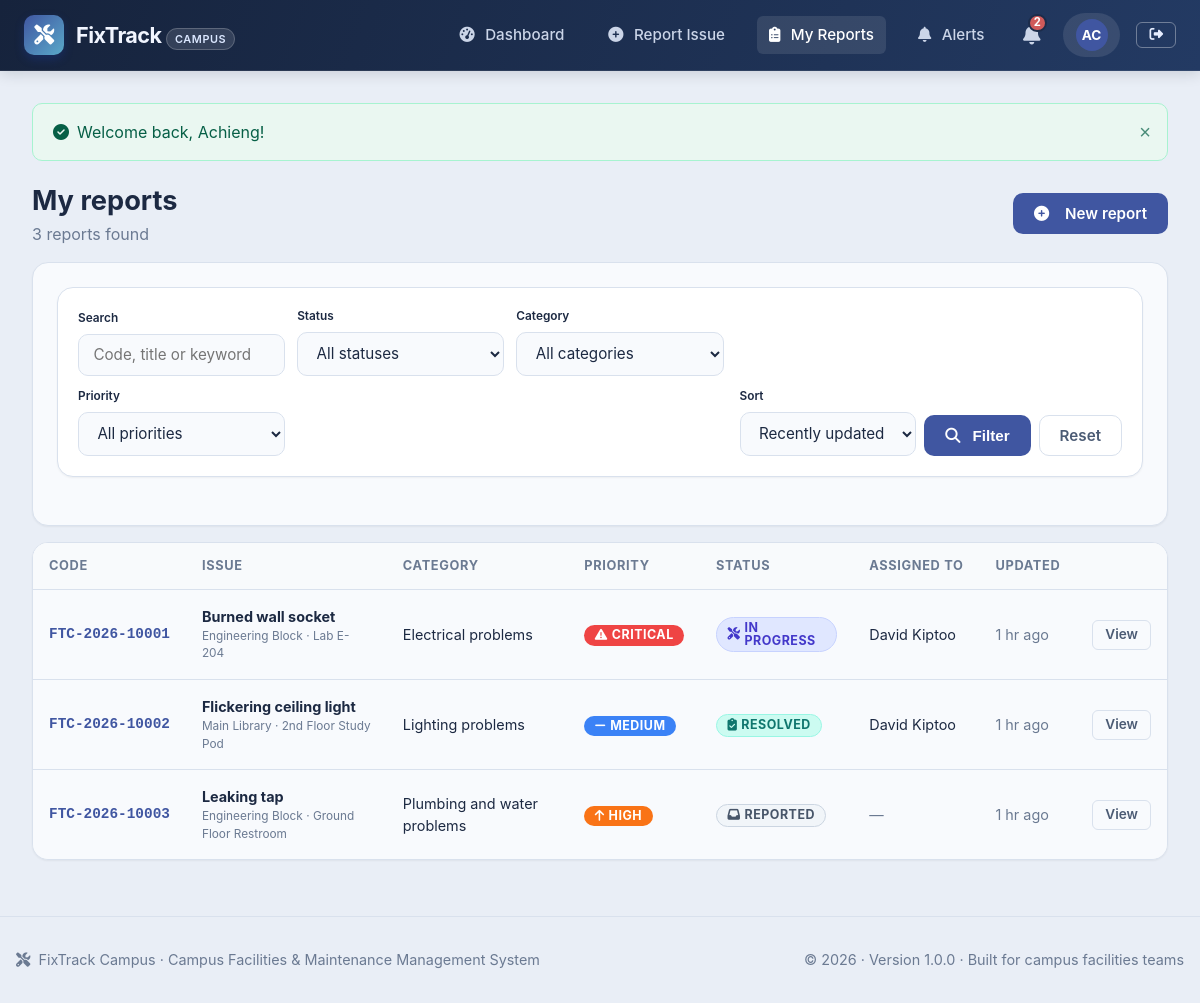
/student/reports.php (signed in), run on the app's committed database.
### tables this page shows
CREATE TABLE reports (
    id INT AUTO_INCREMENT PRIMARY KEY,
    tracking_code VARCHAR(30) NOT NULL UNIQUE,
    student_id INT NULL,                        
    guest_name VARCHAR(100) NULL,
    guest_email VARCHAR(150) NULL,
    guest_token VARCHAR(64) NULL UNIQUE,        
    is_guest TINYINT(1) NOT NULL DEFAULT 0,
    category_id INT NOT NULL,
    facility_id INT NOT NULL,
    room_number VARCHAR(100) NOT NULL,
    title VARCHAR(200) NOT NULL,
    description TEXT NOT NULL,
    priority ENUM('low', 'medium', 'high', 'critical') NOT NULL DEFAULT 'medium',
    status ENUM('REPORTED', 'UNDER REVIEW', 'APPROVED', 'ASSIGNED', 'IN PROGRESS',
                'RESOLVED', 'VERIFIED', 'CLOSED', 'REJECTED') NOT NULL DEFAULT 'REPORTED',
    deadline DATETIME NULL,
    rejection_reason TEXT NULL,
    resolved_at DATETIME NULL,
    verified_at DATETIME NULL,
    closed_at DATETIME NULL,
    created_at DATETIME NOT NULL DEFAULT CURRENT_TIMESTAMP,
    updated_at DATETIME NOT NULL DEFAULT CURRENT_TIMESTAMP ON UPDATE CURRENT_TIMESTAMP,
    CONSTRAINT fk_report_student FOREIGN KEY (student_id) REFERENCES users(id) ON DELETE CASCADE,
    CONSTRAINT fk_report_category FOREIGN KEY (category_id) REFERENCES categories(id) ON DELETE RESTRICT,
    CONSTRAINT fk_report_facility FOREIGN KEY (facility_id) REFERENCES facilities(id) ON DELETE RESTRICT,
    INDEX idx_report_tracking (tracking_code),
    INDEX idx_report_status (status),
    INDEX idx_report_priority (priority)
);

CREATE TABLE facilities (
    id INT AUTO_INCREMENT PRIMARY KEY,
    name VARCHAR(150) NOT NULL,
    building_code VARCHAR(30) NOT NULL UNIQUE,
    campus_zone VARCHAR(100) NOT NULL,
    description TEXT NULL,
    total_floors INT DEFAULT 1,
    is_active TINYINT(1) NOT NULL DEFAULT 1,
    created_at DATETIME NOT NULL DEFAULT CURRENT_TIMESTAMP
);

CREATE TABLE categories (
    id INT AUTO_INCREMENT PRIMARY KEY,
    name VARCHAR(100) NOT NULL,
    slug VARCHAR(100) NOT NULL UNIQUE,
    description TEXT NULL,
    icon VARCHAR(50) NOT NULL DEFAULT 'wrench',
    default_priority ENUM('low', 'medium', 'high', 'critical') DEFAULT 'medium',
    default_sla_hours INT DEFAULT 48,
    is_active TINYINT(1) DEFAULT 1,
    created_at DATETIME NOT NULL DEFAULT CURRENT_TIMESTAMP
);

CREATE TABLE users (
    id INT AUTO_INCREMENT PRIMARY KEY,
    full_name VARCHAR(100) NOT NULL,
    email VARCHAR(150) NOT NULL UNIQUE,
    password_hash VARCHAR(255) NOT NULL,
    role ENUM('student', 'admin', 'technician') NOT NULL DEFAULT 'student',
    phone VARCHAR(30) NULL,
    identifier VARCHAR(50) NULL,
    specialization VARCHAR(100) NULL,
    is_active TINYINT(1) NOT NULL DEFAULT 1,
    created_at DATETIME NOT NULL DEFAULT CURRENT_TIMESTAMP,
    updated_at DATETIME NOT NULL DEFAULT CURRENT_TIMESTAMP ON UPDATE CURRENT_TIMESTAMP,
    INDEX idx_user_role (role)
);

### student/reports.php (the view, shortened to what this page needs)
<?php
require_once __DIR__ . '/../includes/functions.php';
$pdo = get_db();
$uid = (int)$_SESSION['user_id'];
$q        = trim($_GET['q'] ?? '');
$page     = max(1, (int)($_GET['page'] ?? 1));
$perPage  = 10;
$where = ['r.student_id = ?'];
$params = [$uid];
$whereSql = implode(' AND ', $where);
$countStmt = $pdo->prepare("SELECT COUNT(*) FROM reports r WHERE $whereSql");
$countStmt->execute($params);
$totalRows = (int)$countStmt->fetchColumn();
$pages = max(1, (int)ceil($totalRows / $perPage));
$page = min($page, $pages);
$offset = ($page - 1) * $perPage;
$sort = $_GET['sort'] ?? 'updated';
$orderBy = [
    'updated'  => 'r.updated_at DESC',
    'newest'   => 'r.created_at DESC',
    'oldest'   => 'r.created_at ASC',
    'priority' => "FIELD(r.priority,'critical','high','medium','low') ASC",
][$sort] ?? 'r.updated_at DESC';
$stmt = $pdo->prepare("
    SELECT r.*, c.name AS category_name, f.name AS facility_name,
           a.full_name AS technician_name
    FROM reports r
    JOIN categories c ON c.id = r.category_id
    JOIN facilities f ON f.id = r.facility_id
    LEFT JOIN assignments asg ON asg.report_id = r.id AND asg.status <> 'reassigned'
    LEFT JOIN users a ON a.id = asg.technician_id
    WHERE $whereSql
    ORDER BY $orderBy
    LIMIT $perPage OFFSET $offset
");
$stmt->execute($params);
$reports = $stmt->fetchAll();
include __DIR__ . '/../includes/header.php';
?>
<div class="d-flex justify-between align-center mb-4" style="flex-wrap:wrap;gap:1rem">
    <div><h1 style="font-size:1.7rem">My reports</h1><p class="text-muted"><?= (int)$totalRows ?> report<?= $totalRows === 1 ? '' : 's' ?> found</p></div>
    <a href="<?= e(url('student/report-new.php')) ?>" class="btn btn-primary"><i class="fas fa-circle-plus mr-2"></i>New report</a>
</div>
<div class="card mb-4">
    <div class="card-body">
        <form method="get" action="<?= e(url('student/reports.php')) ?>" class="filter-toolbar">
            <div class="filter-grid" style="flex:1">
                <div class="form-group mb-0">
                    <label class="form-label x-small">Search</label>
                    <input class="form-control" type="search" name="q" value="<?= e($q) ?>" placeholder="Code, title or keyword">
                </div>
                <div class="form-group mb-0">
                    <label class="form-label x-small">Status</label>
                    <select class="form-control" name="status">
                        <option value="">All statuses</option>
                    </select>
                </div>
                <div class="form-group mb-0">
                    <label class="form-label x-small">Category</label>
                    <select class="form-control" name="category">
                        <option value="">All categories</option>
                    </select>
                </div>
                <div class="form-group mb-0">
                    <label class="form-label x-small">Priority</label>
                    <select class="form-control" name="priority">
                        <option value="">All priorities</option>
                    </select>
                </div>
            </div>
            <div class="toolbar-actions">
                <div class="form-group mb-0"><label class="form-label x-small">Sort</label>
                    <select class="form-control" name="sort">
                        <option value="updated" <?= $sort === 'updated' ? 'selected' : '' ?>>Recently updated</option>
                    </select>
                </div>
                <button class="btn btn-primary" type="submit"><i class="fas fa-magnifying-glass mr-1"></i>Filter</button>
                <a class="btn btn-outline" href="<?= e(url('student/reports.php')) ?>">Reset</a>
            </div>
        </form>
    </div>
</div>
<div class="card">
    <div class="card-body p-0">
        <?php if (!$reports): ?>
            <div class="empty-state"><i class="fas fa-magnifying-glass"></i><h3>No reports match your filters</h3><p>Try changing your search or submit a new report.</p></div>
        <?php else: ?>
        <div class="table-responsive"><table class="table" id="reportsTable">
            <thead><tr><th>Code</th><th>Issue</th><th>Category</th><th>Priority</th><th>Status</th><th>Assigned to</th><th>Updated</th><th></th></tr></thead>
            <tbody>
            <?php foreach ($reports as $r): ?>
                <tr>
                    <td class="tracking-code"><?= e($r['tracking_code']) ?></td>
                    <td><strong><?= e(mb_substr($r['title'], 0, 60)) ?></strong><div class="x-small text-muted"><?= e($r['facility_name']) ?> &middot; <?= e($r['room_number']) ?></div></td>
                    <td class="small"><?= e($r['category_name']) ?></td>
                    <td><?= format_priority_badge($r['priority']) ?></td>
                    <td><?= format_status_badge($r['status']) ?><?php if (is_overdue($r['deadline'], $r['status'])): ?><div class="mt-1"><span class="badge badge-overdue">Overdue</span></div><?php endif; ?></td>
                    <td class="small"><?= $r['technician_name'] ? e($r['technician_name']) : '<span class="text-muted">&mdash;</span>' ?></td>
                    <td class="small text-muted nowrap"><?= e(time_ago($r['updated_at'])) ?></td>
                    <td><a href="<?= e(url('student/report-view.php?id=' . (int)$r['id'])) ?>" class="btn btn-outline btn-sm">View</a></td>
                </tr>
            <?php endforeach; ?>
            </tbody>
        </table></div>
        <?php endif; ?>
    </div>
</div>
<?php include __DIR__ . '/../includes/footer.php'; ?>

### includes/functions.php (shortened to what this page needs)
<?php
function url(string $path = ''): string {
    return rtrim(BASE_URL, '/') . '/' . ltrim($path, '/');
}
function e(?string $value): string {
    return htmlspecialchars((string)($value ?? ''), ENT_QUOTES, 'UTF-8');
}
function format_status_badge(string $status): string {
    $colorClass = 'badge-secondary';
    $icon = 'info-circle';
    switch (strtoupper($status)) {
        case STATUS_REPORTED:
            $colorClass = 'badge-status-reported';
            $icon = 'inbox';
            break;
        case STATUS_IN_PROGRESS:
            $colorClass = 'badge-status-inprogress';
            $icon = 'tools';
            break;
        case STATUS_RESOLVED:
            $colorClass = 'badge-status-resolved';
            $icon = 'clipboard-check';
            break;
    }
    return '<span class="badge ' . $colorClass . '"><i class="fas fa-' . $icon . ' mr-1"></i> ' . e($status) . '</span>';
}
function format_priority_badge(string $priority): string {
    $p = strtolower($priority);
    $colorClass = 'badge-secondary';
    $icon = 'flag';
    switch ($p) {
        case 'critical':
            $colorClass = 'badge-priority-critical';
            $icon = 'exclamation-triangle';
            break;
        case 'high':
            $colorClass = 'badge-priority-high';
            $icon = 'arrow-up';
            break;
        case 'medium':
            $colorClass = 'badge-priority-medium';
            $icon = 'minus';
            break;
    }
    return '<span class="badge ' . $colorClass . '"><i class="fas fa-' . $icon . ' mr-1"></i> ' . ucfirst(e($priority)) . '</span>';
}
function time_ago(?string $datetime): string {
    $time = strtotime($datetime);
    $diff = time() - $time;
    if ($diff < 86400) {
        $h = floor($diff / 3600);
        return $h . ($h == 1 ? ' hr ago' : ' hrs ago');
    }
    return date('M j, Y', $time);
}
function get_flash(string $type): ?string {
    $key = 'flash_' . $type;
    if (isset($_SESSION[$key])) {
        $msg = $_SESSION[$key];
        return $msg;
    }
    return null;
}
function render_flash_messages(): string {
    $html = '';
    $types = ['success' => 'check-circle', 'error' => 'exclamation-circle', 'warning' => 'exclamation-triangle', 'info' => 'info-circle'];
    foreach ($types as $type => $icon) {
        $msg = get_flash($type);
        if ($msg) {
            $alertClass = ($type === 'error') ? 'alert-danger' : 'alert-' . $type;
            $html .= '<div class="alert ' . $alertClass . ' alert-dismissible fade show" role="alert">
                <i class="fas fa-' . $icon . ' mr-2"></i> ' . e($msg) . '
                <button type="button" class="close-btn" onclick="this.parentElement.remove()" aria-label="Close">&times;</button>
            </div>';
        }
    }
    return $html;
}

### assets/css/pages.css (style rules this page uses)
.filter-toolbar { display: flex; flex-wrap: wrap; gap: 1rem; align-items: flex-end; }
.filter-grid { display: grid; grid-template-columns: repeat(auto-fit, minmax(160px, 1fr)); gap: .75rem; flex: 1; }
.toolbar-actions { display: flex; flex-wrap: wrap; gap: .5rem; align-items: flex-end; }
.tracking-code { font-family: ui-monospace, Menlo, monospace; font-size: .85rem; font-weight: 700; color: var(--primary); white-space: nowrap; }
.small { font-size: .82rem; }
.x-small { font-size: .74rem; }
.nowrap { white-space: nowrap; }
.mb-0 { margin-bottom: 0 !important; }
.card, .stat-card, .feature-card, .qr-card, .description-box, .form-control, .table, .dropzone-box, .pagination a, .pagination span, .demo-credentials code { background: var(--bg-card); }

### data on the page
reports: tracking_code "FTC-2026-10001", title "Burned wall socket", facility.name "Engineering Block", room_number "Lab E-204", category.name "Electrical problems", priority "CRITICAL", status "IN PROGRESS", users.full_name "David Kiptoo", updated_at "1 hr ago"
reports: tracking_code "FTC-2026-10002", title "Flickering ceiling light", facility.name "Main Library", room_number "2nd Floor Study Pod", category.name "Lighting problems", priority "MEDIUM", status "RESOLVED", users.full_name "David Kiptoo", updated_at "1 hr ago"
reports: tracking_code "FTC-2026-10003", title "Leaking tap", facility.name "Engineering Block", room_number "Ground Floor Restroom", category.name "Plumbing and water problems", priority "HIGH", status "REPORTED", updated_at "1 hr ago"

### other printed values
$link[0] "Dashboard"
$link[0] "Report Issue"
$link[0] "My Reports"
$link[0] "Alerts"
$unread "2"
mb_substr($user['name'], 0, 2) "AC"
$msg "Welcome back, Achieng!"
$totalRows "3"
APP_NAME "FixTrack Campus"
APP_TAGLINE "Campus Facilities & Maintenance Management System"
APP_VERSION "1.0.0"
